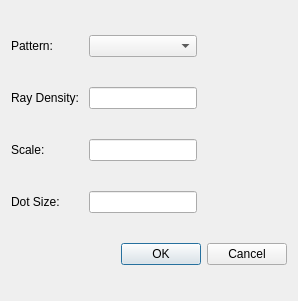
<?xml version="1.0" encoding="UTF-8"?>
<ui version="4.0">
 <class>SpotDiagramDlg</class>
 <widget class="QDialog" name="SpotDiagramDlg">
  <property name="geometry">
   <rect>
    <x>0</x>
    <y>0</y>
    <width>298</width>
    <height>301</height>
   </rect>
  </property>
  <property name="windowTitle">
   <string>Dialog</string>
  </property>
  <layout class="QGridLayout" name="gridLayout">
   <item row="3" column="1">
    <widget class="QLineEdit" name="dotSizeEdit"/>
   </item>
   <item row="2" column="2">
    <spacer name="horizontalSpacer_2">
     <property name="orientation">
      <enum>Qt::Horizontal</enum>
     </property>
     <property name="sizeHint" stdset="0">
      <size>
       <width>40</width>
       <height>20</height>
      </size>
     </property>
    </spacer>
   </item>
   <item row="1" column="1">
    <widget class="QLineEdit" name="nrdEdit">
     <property name="sizePolicy">
      <sizepolicy hsizetype="Fixed" vsizetype="Fixed">
       <horstretch>0</horstretch>
       <verstretch>0</verstretch>
      </sizepolicy>
     </property>
    </widget>
   </item>
   <item row="1" column="2">
    <spacer name="horizontalSpacer">
     <property name="orientation">
      <enum>Qt::Horizontal</enum>
     </property>
     <property name="sizeHint" stdset="0">
      <size>
       <width>40</width>
       <height>20</height>
      </size>
     </property>
    </spacer>
   </item>
   <item row="2" column="1">
    <widget class="QLineEdit" name="scaleEdit">
     <property name="sizePolicy">
      <sizepolicy hsizetype="Fixed" vsizetype="Fixed">
       <horstretch>0</horstretch>
       <verstretch>0</verstretch>
      </sizepolicy>
     </property>
    </widget>
   </item>
   <item row="4" column="0" colspan="3">
    <widget class="QDialogButtonBox" name="buttonBox">
     <property name="orientation">
      <enum>Qt::Horizontal</enum>
     </property>
     <property name="standardButtons">
      <set>QDialogButtonBox::Cancel|QDialogButtonBox::Ok</set>
     </property>
    </widget>
   </item>
   <item row="2" column="0">
    <widget class="QLabel" name="label_2">
     <property name="text">
      <string>Scale:</string>
     </property>
    </widget>
   </item>
   <item row="3" column="0">
    <widget class="QLabel" name="label_3">
     <property name="text">
      <string>Dot Size:</string>
     </property>
    </widget>
   </item>
   <item row="1" column="0">
    <widget class="QLabel" name="label">
     <property name="text">
      <string>Ray Density: </string>
     </property>
    </widget>
   </item>
   <item row="0" column="1">
    <widget class="QComboBox" name="rayPatternCombo"/>
   </item>
   <item row="0" column="0">
    <widget class="QLabel" name="label_4">
     <property name="text">
      <string>Pattern:</string>
     </property>
    </widget>
   </item>
  </layout>
 </widget>
 <resources/>
 <connections>
  <connection>
   <sender>buttonBox</sender>
   <signal>accepted()</signal>
   <receiver>SpotDiagramDlg</receiver>
   <slot>accept()</slot>
   <hints>
    <hint type="sourcelabel">
     <x>248</x>
     <y>254</y>
    </hint>
    <hint type="destinationlabel">
     <x>157</x>
     <y>274</y>
    </hint>
   </hints>
  </connection>
  <connection>
   <sender>buttonBox</sender>
   <signal>rejected()</signal>
   <receiver>SpotDiagramDlg</receiver>
   <slot>reject()</slot>
   <hints>
    <hint type="sourcelabel">
     <x>316</x>
     <y>260</y>
    </hint>
    <hint type="destinationlabel">
     <x>286</x>
     <y>274</y>
    </hint>
   </hints>
  </connection>
 </connections>
</ui>
